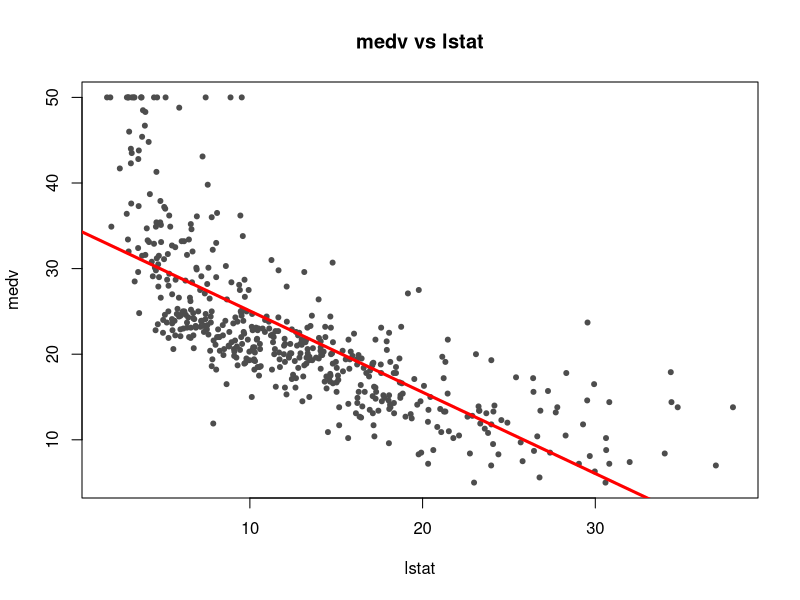

This chart was generated by the following R code:
## ---- chunk 1
knitr::opts_chunk$set(echo = TRUE)
## ---- chunk 2

n<-40
q<-3
Xbarra<-matrix(c(46.1,57.3,50.4),nrow=3)
S<-matrix(c(101.3,63,71,63,80.2,55.6,71,55.6,97.4),nrow=3,ncol=3)
alpha<-0.05

#Prueba de hipotesis para la igualdad de las medias, es decir, H0: u1=u2=u3=0
C<-matrix(c(1,-1,0,1,0,-1),ncol=3,nrow=2,byrow=TRUE)

prueba<-C%*%Xbarra

#Estadistico de prueba T^2
Tsquare<-n*(t(C%*%Xbarra)%*%solve(C%*%S%*%t(C))%*%(C%*%Xbarra))

comp<-((n-1)*(q-1))/(n-q+1)*qf(alpha,q-1,n-q+1,lower.tail = FALSE)

#Puesto que Tsquare > comp, se rechaza H0
## ---- chunk 3
#b.) Intervalos de confianza simultaneos del 95%
intervalos<-list()
for (i in 1:2) {
  temp<-sqrt(comp)*sqrt((C[i,]%*%S%*%C[i,])/n)
  intervalos[[i]]<-c(C[i,]%*%Xbarra-temp,C[i,]%*%Xbarra+temp)
}

intervalos

#u1-u2: (x1barra-x2barra) +- sqrt(...)*sqrt(CSC/n)
#u1-u3: (x1barra-x3barra) +- sqrt(...)*sqrt(CSC/n)
## ---- chunk 4
n2 <- 3
n3 <- 4
p <- 2
X2_1 <- c(3,1,2)
X2_2 <- c(3,6,3)
X2 <- t(rbind(X2_1,X2_2))
X3_1 <- c(2,5,3,2)
X3_2 <- c(3,1,1,3)
X3 = t(rbind(X3_1,X3_2))

#Las filas representan las variables

S2 <- cov(X2)
S3 <- cov(X3)
Spooled <-  (( ((n2-1)*S2) + ((n3-1)*S3) ) / (n2+n3-2))
Spooled
## ---- chunk 5

#Ho: u2 = u3 => delta_0 es = 0
alpha = 0.01
X2_barra = rbind(mean(X2_1),mean(X2_2))
X3_barra = rbind(mean(X3_1),mean(X3_2))

#Asumimos normalidad para usar Tsquare pues n-p en cada caso no es grande.
frac = (n3+n2)/(n3*n2)
Tsquared = t(X2_barra-X3_barra) %*% solve(frac*Spooled) %*% (X2_barra-X3_barra)
frac2 = (p*(n2+n3-2) ) / (n2+n3-p-1)
f_p_n_n = qf(1-alpha, p, (n2+n3-p-1))
c_squared = f_p_n_n * frac2

sprintf(" Tsquared: %s",Tsquared )
sprintf(" c_squared: %s",c_squared)

#Si Tsqared es mayor a 45 entonces no se acepta la prueba de hipótesis con una confianza del 99%

#Puesto que Tsquared es mayor a 45, no se rechaza H0
## ---- chunk 6
c = sqrt(c_squared)

a = c(1,0) #Para la variable 1
low_lim = (t(a) %*% (X2_barra - X3_barra) ) + (c * sqrt( frac * t(a) %*% Spooled %*% a))
upp_lim = (t(a) %*% (X2_barra - X3_barra) ) - (c * sqrt( frac * t(a) %*% Spooled %*% a))
intervalo = c(low_lim,upp_lim) 
print('Intervalo para la variable 1')
print(t(intervalo))
a = c(0,1) #Para la variable 2
low_lim = (t(a) %*% (X2_barra - X3_barra) ) + (c * sqrt( frac * t(a) %*% Spooled %*% a))
upp_lim = (t(a) %*% (X2_barra - X3_barra) ) - (c * sqrt( frac * t(a) %*% Spooled %*% a))
intervalo = c(low_lim,upp_lim)
print('Intervalo para la variable 2')
print(t(intervalo))
## ---- chunk 7
z_0 <- c(1,1,1,1,1,1)
z_1 <- c(10,5,7,19,11,18)
z_2 <- c(2,3,3,6,7,9)

y <- c(15,9,3,25,7,13)

Z = cbind(z_0,z_1,z_2)
Y = cbind(y)

betas = (solve(t(Z)%*%Z))%*%t(Z)%*%Y
betas
Y_est<-Z%*%betas
E_est<-Y-Y_est

## ---- chunk 8

#Para B1
error = (diag(6)-(Z%*%solve(t(Z)%*%Z)%*%t(Z)))%*%Y
 

S_cuadrado = (t(error)%*%error)/(6-2-1)


Matriz_S = S_cuadrado[1,1]*solve(t(Z)%*%Z)
f1 = qf(1-0.05, df1 = 3, df2=6-2-1)

inferior_b1 = betas[2] - sqrt(Matriz_S[2,2]) * sqrt((3)*f1)
superios_b1 = betas[2] + sqrt(Matriz_S[2,2]) * sqrt((3)*f1)
inferior_b1
superios_b1


#Para B2


inferior_b2 = betas[3] - sqrt(Matriz_S[3,3]) * sqrt((3)*f1)
superios_b2 = betas[3] + sqrt(Matriz_S[3,3]) * sqrt((3)*f1)
inferior_b2
superios_b2



## ---- chunk 9

summary(lm(Y~z_1+z_2))


## ---- chunk 10

Z_valor_inical = c(1, 6, 4) #Se pone un 1 por B0


Esperado_Y = t(Z_valor_inical)%*%betas


esta_t = qt((1-0.025),df = 3 )


inferior_val_esp = Esperado_Y - esta_t*sqrt((t(Z_valor_inical)%*%solve(t(Z)%*%Z)%*%Z_valor_inical)%*%S_cuadrado)
superior_val_esp = Esperado_Y + esta_t*sqrt((t(Z_valor_inical)%*%solve(t(Z)%*%Z)%*%Z_valor_inical)%*%S_cuadrado)

inferior_val_esp
superior_val_esp

## ---- chunk 11

inferior_prediccion = Esperado_Y - esta_t*sqrt((1+(t(Z_valor_inical)%*%solve(t(Z)%*%Z)%*%Z_valor_inical))%*%S_cuadrado)
superior_prediccion = Esperado_Y + esta_t*sqrt((1+(t(Z_valor_inical)%*%solve(t(Z)%*%Z)%*%Z_valor_inical))%*%S_cuadrado)


inferior_prediccion
superior_prediccion

## ---- chunk 12
require(MASS)
data("Boston")

summary(Boston)
# A
#cargamos el data frame del modelo, lo haremos para medv y lstat, tomando lstat como variable independiente
modelo <- lm(data = Boston, formula = medv ~ lstat)
modelo
summary(modelo) #resumen de los resultados 
## ---- chunk 13
confint(modelo,level=0.95)
## ---- chunk 14
#se realizan las predicciones para el valor esperado de medv y los correspondientes intervalos de confianza del
#95% para los valores de lstat=c(5,10,15) (porcentajes de pobreza). Para esto nos ayudamos de la funciÃ³n predict

#intervalo de PREDICCION para el valor ESPERADO de medv teniendo en cuenta lstat=c(5,10,15) 
predict(object = modelo, newdata = data.frame(lstat = c(5,10,15)),
        interval = "prediction", level = 0.95)

#devuelve el intervalo de confianza para el valor PROMEDIO de medv, cuando lstat=c(5,10,15)
predict(object = modelo, newdata = data.frame(lstat = c(5,10,15)),
        interval = "confidence", level = 0.95) 
## ---- chunk 15
#Diagrama de dispersión de medv y lstat y la recta de regresión (abline)
attach(Boston)
plot(x =lstat, y = medv, main = "medv vs lstat", pch = 20, col = "grey30")
abline(modelo, lwd = 3, col = "red")   
## ---- chunk 16
#Realizamos el modelo de regresion lineal usando todas las variables independientes (regresion multiple)
modelo2 <- lm(data = Boston, formula = medv ~ .)
modelo2
summary(modelo2) 
## ---- chunk 17
#intervalo de conf. del 95% del valor esperado de medv para el valor promedio de las variables indep.

modelo3 <- lm(data = Boston, formula = medv ~ crim + zn + chas + nox + rm + dis + rad + tax + ptratio + black + lstat)
#quitamos las variables que no aportan gran significancia al modelo de regresion lineal (indus, age)
modelo3
summary(modelo3)
 
confint(modelo3,level=0.95) 
## ---- chunk 18

#Primera población

n_1 = 5

a_1 <- cbind(c(2,9))
a_2 <- cbind(c(3,2))
a_3 <- cbind(c(7,5))
a_4 <- cbind(c(2,1))
a_5 <- cbind(c(7,5))

media_a = (a_1 + a_2 + a_3 + a_4 + a_5) /n_1

S1 = (a_1 - media_a)%*% t(a_1 - media_a)+(a_2 - media_a)%*% t(a_2 - media_a)+(a_3 - media_a)%*% t(a_3 - media_a)+(a_4 - media_a)%*% t(a_4 - media_a)+(a_5 - media_a)%*% t(a_5 - media_a)


#Segunda población

n_2 = 3

b_1 <- cbind(c(3,2))
b_2 <- cbind(c(2,4))
b_3 <- cbind(c(9,4))


media_b = (b_1 + b_2 + b_3 ) /n_2

S2 = (b_1 - media_b)%*% t(b_1 - media_b)+(b_2 - media_b)%*% t(b_2 - media_b)+(b_3 - media_b)%*% t(b_3 - media_b)



#Tercera población

n_3 = 4

c_1 <- cbind(c(1,4))
c_2 <- cbind(c(7,2))
c_3 <- cbind(c(4,9))
c_4 <- cbind(c(3,2))

media_c = (c_1 + c_2 + c_3 + c_4) /n_3

S3 = (c_1 - media_c)%*% t(c_1 - media_c)+(c_2 - media_c)%*% t(c_2 - media_c)+(c_3 - media_c)%*% t(c_3 - media_c)+(c_4 - media_c)%*% t(c_4 - media_c)


#Población total:

media_total = (a_1 + a_2 + a_3 + a_4 + a_5 + b_1 + b_2 + b_3 +c_1 + c_2 + c_3 + c_4) /(n_1+n_2+n_3)

#Para x1

#T1

prim = n_1*((media_a[1] - media_total[1])^2) + n_2*((media_b[1] - media_total[1])^2) + n_3*((media_c[1] - media_total[1])^2)

#T2

sec = n_1*((media_a[2] - media_total[2])^2) + n_2*((media_b[2] - media_total[2])^2) + n_3*((media_c[2] - media_total[2])^2)


diag = n_1*((media_a[1] - media_total[1])*(media_a[2] - media_total[2])) + n_2*((media_b[1] - media_total[1])*(media_b[2] - media_total[2])) + n_3*((media_c[1] - media_total[1])*(media_c[2] - media_total[2]))

r_1 <- rbind(c(prim,diag))
r_2 <- rbind(c(diag,sec))

SStreat <- rbind(r_1,r_2)
SStreat



#E1

e1 = ((a_1[1]-media_a[1])^2) + ((a_2[1]-media_a[1])^2) + ((a_3[1]-media_a[1])^2) + ((a_4[1]-media_a[1])^2) + ((a_5[1]-media_a[1])^2)+ ((b_1[1]-media_b[1])^2) + ((b_2[1]-media_b[1])^2) + ((b_3[1]-media_b[1])^2)+ ((c_1[1]-media_c[1])^2) + ((c_2[1]-media_c[1])^2) + ((c_3[1]-media_c[1])^2) + ((c_4[1]-media_c[1])^2)


#E2

e2 = ((a_1[2]-media_a[2])^2) + ((a_2[2]-media_a[2])^2) + ((a_3[2]-media_a[2])^2) + ((a_4[2]-media_a[2])^2) + ((a_5[2]-media_a[2])^2)+ ((b_1[2]-media_b[2])^2) + ((b_2[2]-media_b[2])^2) + ((b_3[2]-media_b[2])^2)+ ((c_1[2]-media_c[2])^2) + ((c_2[2]-media_c[2])^2) + ((c_3[2]-media_c[2])^2) + ((c_4[2]-media_c[2])^2)

#Ediag

ediag = ((a_1[1]-media_a[1])*(a_1[2]-media_a[2])) + ((a_2[1]-media_a[1])*(a_2[2]-media_a[2])) + ((a_3[1]-media_a[1])*(a_3[2]-media_a[2])) + ((a_4[1]-media_a[1])*(a_4[2]-media_a[2])) + ((a_5[1]-media_a[1])*(a_5[2]-media_a[2]))+ ((b_1[1]-media_b[1])*(b_1[2]-media_b[2])) + ((b_2[1]-media_b[1])*(b_2[2]-media_b[2])) + ((b_3[1]-media_b[1])*(b_3[2]-media_b[2]))+ ((c_1[1]-media_c[1])*(c_1[2]-media_c[2])) + ((c_2[1]-media_c[1])*(c_2[2]-media_c[2])) + ((c_3[1]-media_c[1])*(c_3[2]-media_c[2])) + ((c_4[1]-media_c[1])*(c_4[2]-media_c[2]))

e_1 <- rbind(c(e1,ediag))
e_2 <- rbind(c(ediag,e2))

SSres <- rbind(e_1,e_2)
SSres

SScorrel <- SStreat + SSres
SScorrel

## ---- chunk 19
#Importante: Par visualizar la tabla la imagen TablaMANOVA debe estar en la misma carpeta
#de este archivo .rmd
## ---- chunk 20

lamda_wilk = det(SSres)/det(SScorrel)


Est_prueb = ((12-3-1)/2-1)*((sqrt(1-lamda_wilk))/sqrt(lamda_wilk))
Est_prueb

f = qf(p=0.05, df1=4,df2= 16, lower.tail= FALSE)
f

## ---- chunk 21

lamda_wilk2 = det(SSres)/det(SScorrel)


Est_prueb2 = ((100-3-1)/2-1)*((sqrt(1-lamda_wilk2))/sqrt(lamda_wilk2))
Est_prueb2


f2 = qf(p=0.05, df1=4,df2= 16, lower.tail= FALSE)
f2

